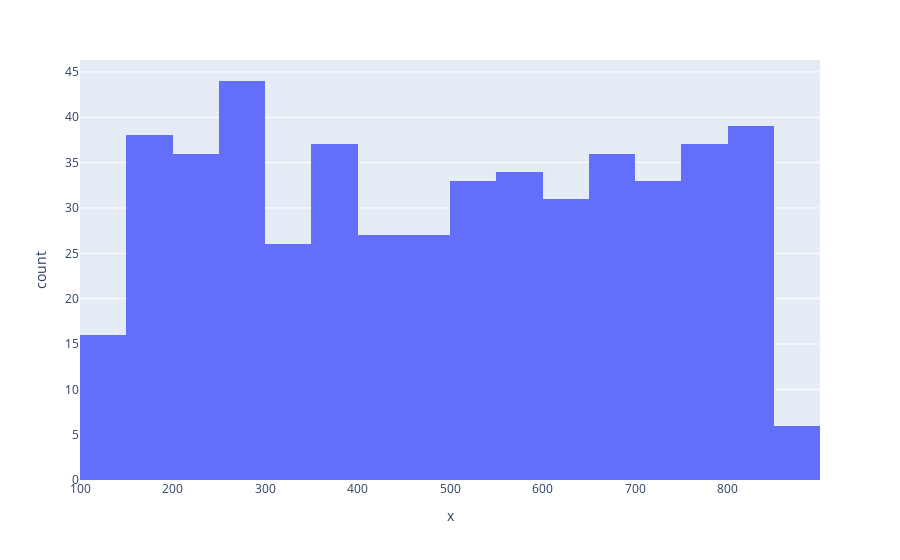

The cell this chart's notebook holds for it:
### Code cell
# Questao 4

vet = np.random.randint(125, 858, 500)
px.histogram(x = vet)

### Figure 1 — Plotly figure (JSON) as saved in the notebook; plotly's stock layout.template omitted (floating-point values rounded to 4 significant figures; data arrays with more than 128 entries replaced by an {"elided": "..."} marker saying what was removed)
{"data": [{"alignmentgroup": "True", "bingroup": "x", "hovertemplate": "x=%{x}<br>count=%{y}<extra></extra>", "legendgroup": "", "marker": {"color": "#636efa", "pattern": {"shape": ""}}, "name": "", "offsetgroup": "", "orientation": "v", "showlegend": false, "type": "histogram", "x": {"elided": "500 int values"}, "xaxis": "x", "yaxis": "y"}], "layout": {"barmode": "relative", "legend": {"tracegroupgap": 0}, "margin": {"t": 60}, "xaxis": {"anchor": "y", "domain": [0, 1], "title": {"text": "x"}}, "yaxis": {"anchor": "x", "domain": [0, 1], "title": {"text": "count"}}}}
